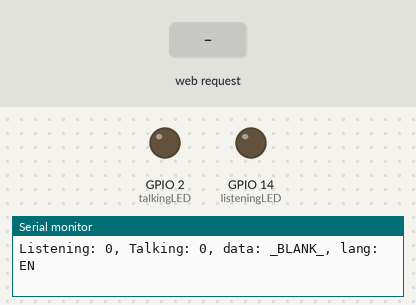
Simulated run of this sketch. Board: ESP32. Shown: output pins drawn as LEDs (lit = HIGH), the last lines printed to the serial monitor. Dashed ring = blinking. Inputs (shaded band) come from the test bench. WiFi joins after 1.5 s; servers stay silent unless stated; the camera gives no picture.

Above: at 3.0 s.
3.1 s: HTTP request GET /TOGGLE_LISTENING?state=1&signs=1&lang=1 received
At 3.43 s:
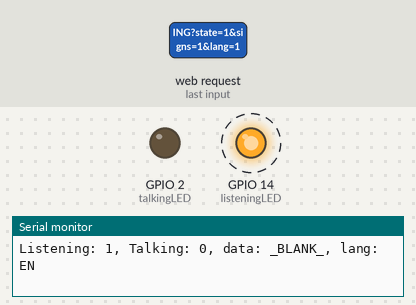
6.1 s: HTTP request GET /TOGGLE_LISTENING received
At 6.1 s:
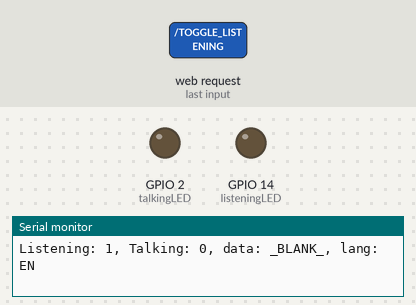
7.6 s: HTTP request GET /TOGGLE_TALKING?state=1&signs=1&lang=1 received
At 7.93 s:
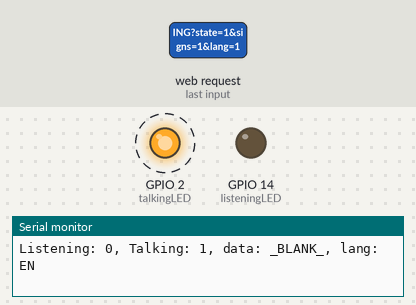
10.6 s: HTTP request GET /TOGGLE_TALKING received
At 10.6 s:
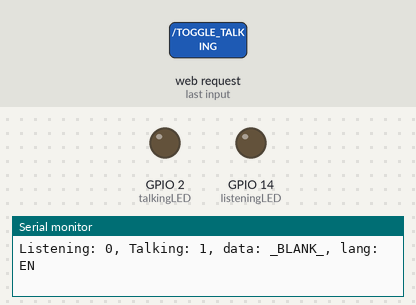
Timing chart, 0 to 13.1 s (numbered marks = the images above; inputs shaded):
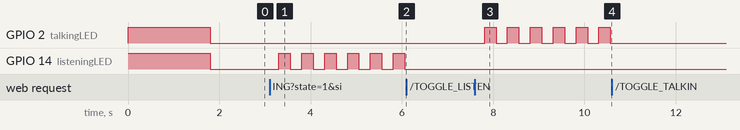

The sketch:

Main.ino
```cpp
#include "camera_index.h"
#include "camera_pins.h"
#include "esp_camera.h"
#include <WebServer.h>
#include <WiFi.h>

bool DEBUGGING = true;

const char *ssid = "Choaibs-Phone";
const char *password = "devchoaib";

bool isListening = false;
bool isTalking = false;
String signTextData = "_BLANK_";
String selectedLang = "EN";
unsigned long lastDataMillis = 0;
const uint8_t delayTime = 250;

const uint8_t listeningLED = 14;
const uint8_t talkingLED = 2;
const long listeningLEDInterval = 250;
const long talkingLEDInterval = 250;
unsigned long previousMillisArray[2] = {0, 0};
bool ledStateArray[2] = {LOW, LOW};

WebServer server(80);

void setupCamera();
camera_config_t setupConfiguration();
void connectToWiFi();
void startCameraServer();

/**********************************/
/*             MAIN               */
/**********************************/
void setup() {
    pinMode(listeningLED, OUTPUT);
    pinMode(talkingLED, OUTPUT);
    digitalWrite(listeningLED, HIGH);
    digitalWrite(talkingLED, HIGH);

    Serial.begin(115200);

    setupCamera();
    Serial.println("Done setup camera.");

    connectToWiFi();
    Serial.println("Done connect WiFi.");

    server.on("/", sendMainPage);
    server.on("/GET_TEXT_SIGN", getTextSign);        // Get text from Py
    server.on("/SEND_TEXT_SIGN", sendTextSign);      // Send text to JS
    server.on("/TOGGLE_LISTENING", toggleListening); // Toggle listening
    server.on("/TOGGLE_TALKING", toggleTalking);     // Toggle talking
    server.on("/IS_TALKING", sendTalkingState);      // Send talking state to Py
    server.on("/GET_SELECTED_LANG", getSelectedLang);   // Get lang from JS
    server.on("/SEND_SELECTED_LANG", sendSelectedLang); // Send lang to Py

    server.begin();

    digitalWrite(listeningLED, LOW);
    digitalWrite(talkingLED, LOW);
}
void loop() {
    if (millis() - lastDataMillis >= delayTime) {
        lastDataMillis = millis();

        if (isListening) {
            blinkLED(listeningLED, listeningLEDInterval, 0);
            // digitalWrite(talkingLED, LOW);
        } else {
            digitalWrite(listeningLED, LOW);
        }

        if (isTalking) {
            blinkLED(talkingLED, talkingLEDInterval, 1);
            // digitalWrite(listeningLED, LOW);
        } else {
            digitalWrite(talkingLED, LOW);
        }

        if (DEBUGGING) {
            printData();
        }
    }

    server.handleClient();
}

/**********************************/
/*         WIFI & CAMERA          */
/**********************************/
void setupCamera() {
    camera_config_t config = setupConfiguration();

    esp_err_t err = esp_camera_init(&config);
    if (err != ESP_OK) {
        Serial.printf("Camera init failed with error 0x%x", err);
        return;
    }

    sensor_t *s = esp_camera_sensor_get();
    s->set_framesize(s, FRAMESIZE_VGA);
}
camera_config_t setupConfiguration() {
    camera_config_t config;

    config.ledc_channel = LEDC_CHANNEL_0;
    config.ledc_timer = LEDC_TIMER_0;
    config.pin_d0 = Y2_GPIO_NUM;
    config.pin_d1 = Y3_GPIO_NUM;
    config.pin_d2 = Y4_GPIO_NUM;
    config.pin_d3 = Y5_GPIO_NUM;
    config.pin_d4 = Y6_GPIO_NUM;
    config.pin_d5 = Y7_GPIO_NUM;
    config.pin_d6 = Y8_GPIO_NUM;
    config.pin_d7 = Y9_GPIO_NUM;
    config.pin_xclk = XCLK_GPIO_NUM;
    config.pin_pclk = PCLK_GPIO_NUM;
    config.pin_vsync = VSYNC_GPIO_NUM;
    config.pin_href = HREF_GPIO_NUM;
    config.pin_sccb_sda = SIOD_GPIO_NUM;
    config.pin_sccb_scl = SIOC_GPIO_NUM;
    config.pin_pwdn = PWDN_GPIO_NUM;
    config.pin_reset = RESET_GPIO_NUM;
    config.xclk_freq_hz = 10000000;
    config.frame_size = FRAMESIZE_VGA;
    config.pixel_format = PIXFORMAT_JPEG;
    config.grab_mode = CAMERA_GRAB_WHEN_EMPTY;
    config.fb_location = CAMERA_FB_IN_PSRAM;
    config.jpeg_quality = 16;
    config.fb_count = 1;

    return config;
}
void connectToWiFi() {
    WiFi.begin(ssid, password);
    WiFi.setSleep(false);

    while (WiFi.status() != WL_CONNECTED) {
        delay(500);
        Serial.print(".");
    }
    Serial.println("");
    Serial.println("WiFi connected");

    startCameraServer();

    Serial.print("Camera Ready! Use 'http://");
    Serial.print(WiFi.localIP());
    Serial.println("' to connect");
}

/**********************************/
/*          DEBUGINNING           */
/**********************************/
void printData() {
    Serial.print("Listening: ");
    Serial.print(isListening);

    Serial.print(", Talking: ");
    Serial.print(isTalking);

    Serial.print(", data: ");
    Serial.print(signTextData);

    Serial.print(", lang: ");
    Serial.println(selectedLang);
}

/**********************************/
/*        RENDER WEBPAGE          */
/**********************************/
void sendMainPage() { server.send(200, "text/html", htmlWebPage); }

/**********************************/
/*      COMMUNICATION HERE        */
/**********************************/
void toggleListening() {
    String listeningState = server.arg("state");
    isListening = listeningState.toInt();
    server.send(200, "text/plain", "");
}
void toggleTalking() {
    String talkingState = server.arg("state");
    isTalking = talkingState.toInt();
    server.send(200, "text/plain", "");
}
void getTextSign() {
    signTextData = server.arg("signs");
    server.send(200, "text/plain", "");
}
void sendTextSign() { server.send(200, "text/plain", signTextData); }
void sendTalkingState() { server.send(200, "text/plain", String(isTalking)); }
void getSelectedLang() {
    selectedLang = server.arg("lang");
    server.send(200, "text/plain", "");
}
void sendSelectedLang() { server.send(200, "text/plain", selectedLang); }

/**********************************/
/*         FUNCTIONS HERE         */
/**********************************/
void blinkLED(uint8_t ledPin, long interval, uint8_t ledIndex) {
    if (millis() - previousMillisArray[ledIndex] >= interval) {
        previousMillisArray[ledIndex] = millis();

        if (ledStateArray[ledIndex] == LOW)
            ledStateArray[ledIndex] = HIGH;
        else
            ledStateArray[ledIndex] = LOW;

        digitalWrite(ledPin, ledStateArray[ledIndex]);
    }
}
```

app_httpd.cpp
```cpp
#include "esp_camera.h"
#include "esp_http_server.h"
#include "esp_timer.h"
#include "fb_gfx.h"
#include "img_converters.h"

#define PART_BOUNDARY "123456789000000000000987654321"
static const char *_STREAM_CONTENT_TYPE =
    "multipart/x-mixed-replace;boundary=" PART_BOUNDARY;
static const char *_STREAM_BOUNDARY = "\r\n--" PART_BOUNDARY "\r\n";
static const char *_STREAM_PART = "Content-Type: image/jpeg\r\nContent-Length: "
                                  "%u\r\nX-Timestamp: %d.%06d\r\n\r\n";

httpd_handle_t stream_httpd = NULL;

typedef struct {
    size_t size;
    size_t index;
    size_t count;
    int sum;
    int *values;
} ra_filter_t;

static ra_filter_t ra_filter;

static ra_filter_t *ra_filter_init(ra_filter_t *filter, size_t sample_size) {
    memset(filter, 0, sizeof(ra_filter_t));

    filter->values = (int *)malloc(sample_size * sizeof(int));
    if (!filter->values) {
        return NULL;
    }
    memset(filter->values, 0, sample_size * sizeof(int));

    filter->size = sample_size;
    return filter;
}

static esp_err_t stream_handler(httpd_req_t *req) {
    camera_fb_t *fb = NULL;
    struct timeval _timestamp;
    esp_err_t res = ESP_OK;
    size_t _jpg_buf_len = 0;
    uint8_t *_jpg_buf = NULL;
    char *part_buf[128];

    static int64_t last_frame = 0;
    if (!last_frame) {
        last_frame = esp_timer_get_time();
    }

    res = httpd_resp_set_type(req, _STREAM_CONTENT_TYPE);
    if (res != ESP_OK) {
        return res;
    }

    httpd_resp_set_hdr(req, "Access-Control-Allow-Origin", "*");
    httpd_resp_set_hdr(req, "X-Framerate", "120");

    while (true) {
        fb = esp_camera_fb_get();
        if (!fb) {
            res = ESP_FAIL;
        } else {
            _timestamp.tv_sec = fb->timestamp.tv_sec;
            _timestamp.tv_usec = fb->timestamp.tv_usec;

            if (fb->format != PIXFORMAT_JPEG) {
                bool jpeg_converted =
                    frame2jpg(fb, 80, &_jpg_buf, &_jpg_buf_len);
                esp_camera_fb_return(fb);
                fb = NULL;
                if (!jpeg_converted) {
                    res = ESP_FAIL;
                }
            } else {
                _jpg_buf_len = fb->len;
                _jpg_buf = fb->buf;
            }
        }
        if (res == ESP_OK) {
            res = httpd_resp_send_chunk(req, _STREAM_BOUNDARY,
                                        strlen(_STREAM_BOUNDARY));
        }
        if (res == ESP_OK) {
            size_t hlen =
                snprintf((char *)part_buf, 128, _STREAM_PART, _jpg_buf_len,
                         _timestamp.tv_sec, _timestamp.tv_usec);
            res = httpd_resp_send_chunk(req, (const char *)part_buf, hlen);
        }
        if (res == ESP_OK) {
            res = httpd_resp_send_chunk(req, (const char *)_jpg_buf,
                                        _jpg_buf_len);
        }
        if (fb) {
            esp_camera_fb_return(fb);
            fb = NULL;
            _jpg_buf = NULL;
        } else if (_jpg_buf) {
            free(_jpg_buf);
            _jpg_buf = NULL;
        }
        if (res != ESP_OK) {
            break;
        }
        int64_t fr_end = esp_timer_get_time();

        int64_t frame_time = fr_end - last_frame;
        frame_time /= 1000;
    }

    return res;
}

void startCameraServer() {
    httpd_config_t config = HTTPD_DEFAULT_CONFIG();
    config.max_uri_handlers = 16;

    httpd_uri_t stream_uri = {.uri = "/stream",
                              .method = HTTP_GET,
                              .handler = stream_handler,
                              .user_ctx = NULL,
                              .is_websocket = true,
                              .handle_ws_control_frames = false,
                              .supported_subprotocol = NULL};

    ra_filter_init(&ra_filter, 20);

    config.server_port += 1;
    config.ctrl_port += 1;
    if (httpd_start(&stream_httpd, &config) == ESP_OK) {
        httpd_register_uri_handler(stream_httpd, &stream_uri);
    }
}
```

camera_pins.h
```cpp
#define PWDN_GPIO_NUM 32
#define RESET_GPIO_NUM -1
#define XCLK_GPIO_NUM 0
#define SIOD_GPIO_NUM 26
#define SIOC_GPIO_NUM 27

#define Y9_GPIO_NUM 35
#define Y8_GPIO_NUM 34
#define Y7_GPIO_NUM 39
#define Y6_GPIO_NUM 36
#define Y5_GPIO_NUM 21
#define Y4_GPIO_NUM 19
#define Y3_GPIO_NUM 18
#define Y2_GPIO_NUM 5
#define VSYNC_GPIO_NUM 25
#define HREF_GPIO_NUM 23
#define PCLK_GPIO_NUM 22
```

Source omitted: camera_index.h (39936 bytes)

Measured:
- after the input at 3.1 s, GPIO 14 (listeningLED): alternates HIGH for 0.25 s and LOW for 0.25 s, starting after 0.21 s
- after the input at 6.1 s, GPIO 14 (listeningLED): stops changing and stays LOW
- after the input at 7.6 s, GPIO 2 (talkingLED): alternates HIGH for 0.25 s and LOW for 0.25 s, starting after 0.21 s
- after the input at 10.6 s, GPIO 2 (talkingLED): stops changing and stays LOW
